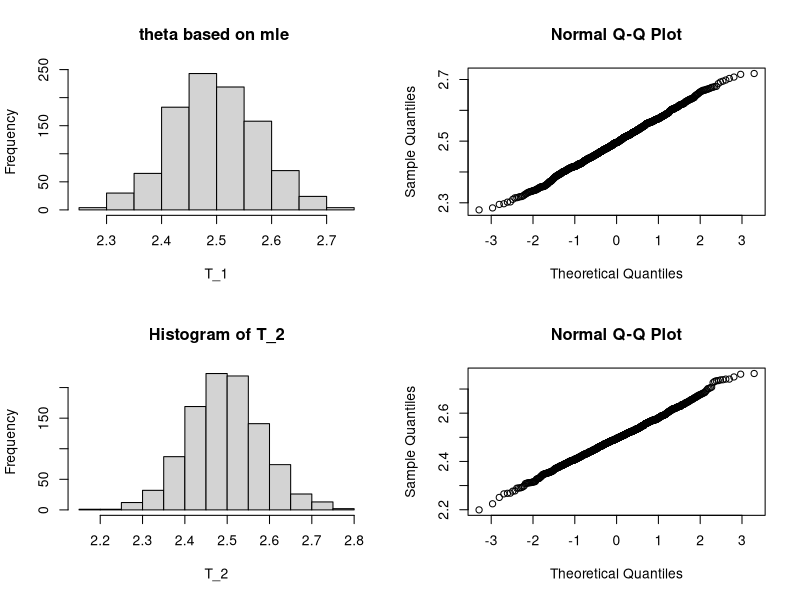
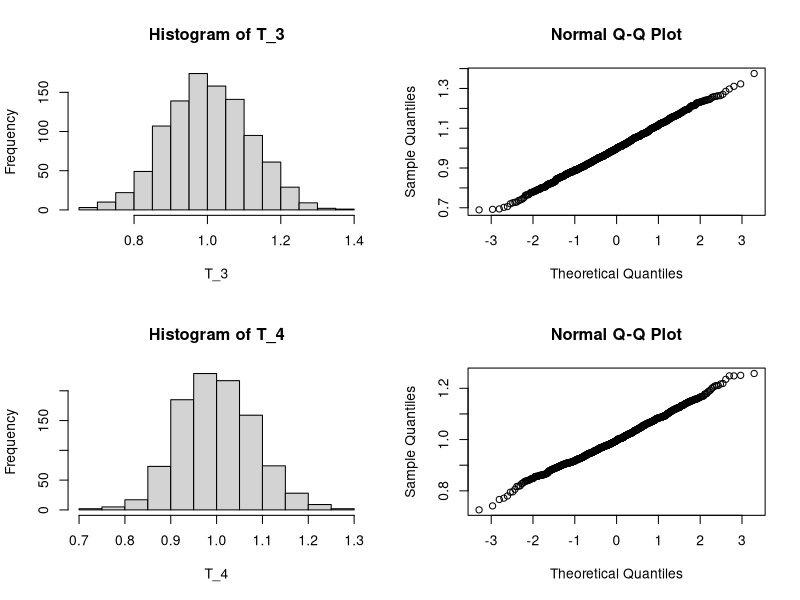

Source code (R) for these figures, in order:
rm(list = ls());
mu=1.0;theta=2.5;eps=0.1
n=c(50,100,200,500,700,1000)
est_prob_T1=est_prob_T2=est_prob_T3=est_prob_T4=0
for (i in 1:length(n)){
  y=matrix(runif(n[i]*n[i],0,1),n[i],n[i])
 x=ifelse(y<=0.5,mu+log(2*y)*theta,mu-log(2-2*y)*theta)
 sam_median=apply(x,1,median);
  T_1=apply(abs(x-sam_median),1,mean)
  T_2=sqrt(apply(x,1,var)/2 )
  est_prob_T1[i]=mean(abs(T_1-theta)<eps)# for theta baed on mle
  est_prob_T2[i]=mean(abs(T_2-theta)<eps)# for theta baed on mom
  T_3=apply(x,1,mean )
  T_4=apply(x,1,median)
  est_prob_T3[i]=mean(abs(T_3-mu)<eps)# for mu baed on mom
  est_prob_T4[i]=mean(abs(T_4-mu)<eps)# for mu baed on mle
}
cbind(n,est_prob_T1,est_prob_T2,est_prob_T3,est_prob_T4)
par(mfrow=c(2,2))#this graph is for last value of n=1000
hist(T_1,main = "theta based on mle ")
qqnorm(T_1)
hist(T_2)
qqnorm(T_2)
par(mfrow=c(2,2))
hist(T_3)
qqnorm(T_3)
hist(T_4)
qqnorm(T_4)
